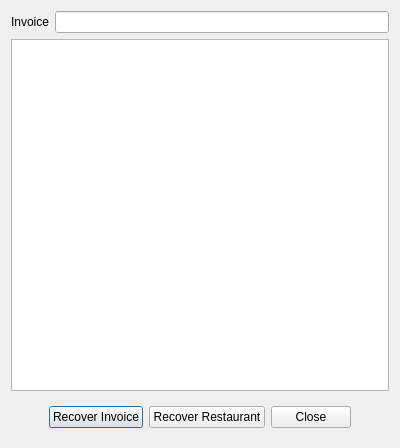
<?xml version="1.0" encoding="UTF-8"?>
<ui version="4.0">
 <class>DlgRecoverInvoice</class>
 <widget class="QDialog" name="DlgRecoverInvoice">
  <property name="geometry">
   <rect>
    <x>0</x>
    <y>0</y>
    <width>400</width>
    <height>448</height>
   </rect>
  </property>
  <property name="windowTitle">
   <string>Recover invoice</string>
  </property>
  <layout class="QGridLayout" name="gridLayout">
   <item row="0" column="0">
    <widget class="QLabel" name="label">
     <property name="text">
      <string>Invoice</string>
     </property>
    </widget>
   </item>
   <item row="0" column="1">
    <widget class="EQLineEdit" name="leInvoice"/>
   </item>
   <item row="1" column="0" colspan="2">
    <widget class="QPlainTextEdit" name="teLog"/>
   </item>
   <item row="2" column="0" colspan="2">
    <widget class="QWidget" name="widget" native="true">
     <layout class="QHBoxLayout" name="horizontalLayout">
      <item>
       <spacer name="horizontalSpacer">
        <property name="orientation">
         <enum>Qt::Horizontal</enum>
        </property>
        <property name="sizeHint" stdset="0">
         <size>
          <width>34</width>
          <height>20</height>
         </size>
        </property>
       </spacer>
      </item>
      <item>
       <widget class="QPushButton" name="btnRecover">
        <property name="text">
         <string>Recover Invoice</string>
        </property>
       </widget>
      </item>
      <item>
       <widget class="QPushButton" name="btnRecoverRestaurant">
        <property name="text">
         <string>Recover Restaurant</string>
        </property>
       </widget>
      </item>
      <item>
       <widget class="QPushButton" name="btnClose">
        <property name="text">
         <string>Close</string>
        </property>
       </widget>
      </item>
      <item>
       <spacer name="horizontalSpacer_2">
        <property name="orientation">
         <enum>Qt::Horizontal</enum>
        </property>
        <property name="sizeHint" stdset="0">
         <size>
          <width>34</width>
          <height>20</height>
         </size>
        </property>
       </spacer>
      </item>
     </layout>
    </widget>
   </item>
  </layout>
 </widget>
 <customwidgets>
  <customwidget>
   <class>EQLineEdit</class>
   <extends>QLineEdit</extends>
   <header location="global">eqlineedit.h</header>
  </customwidget>
 </customwidgets>
 <resources/>
 <connections/>
</ui>
